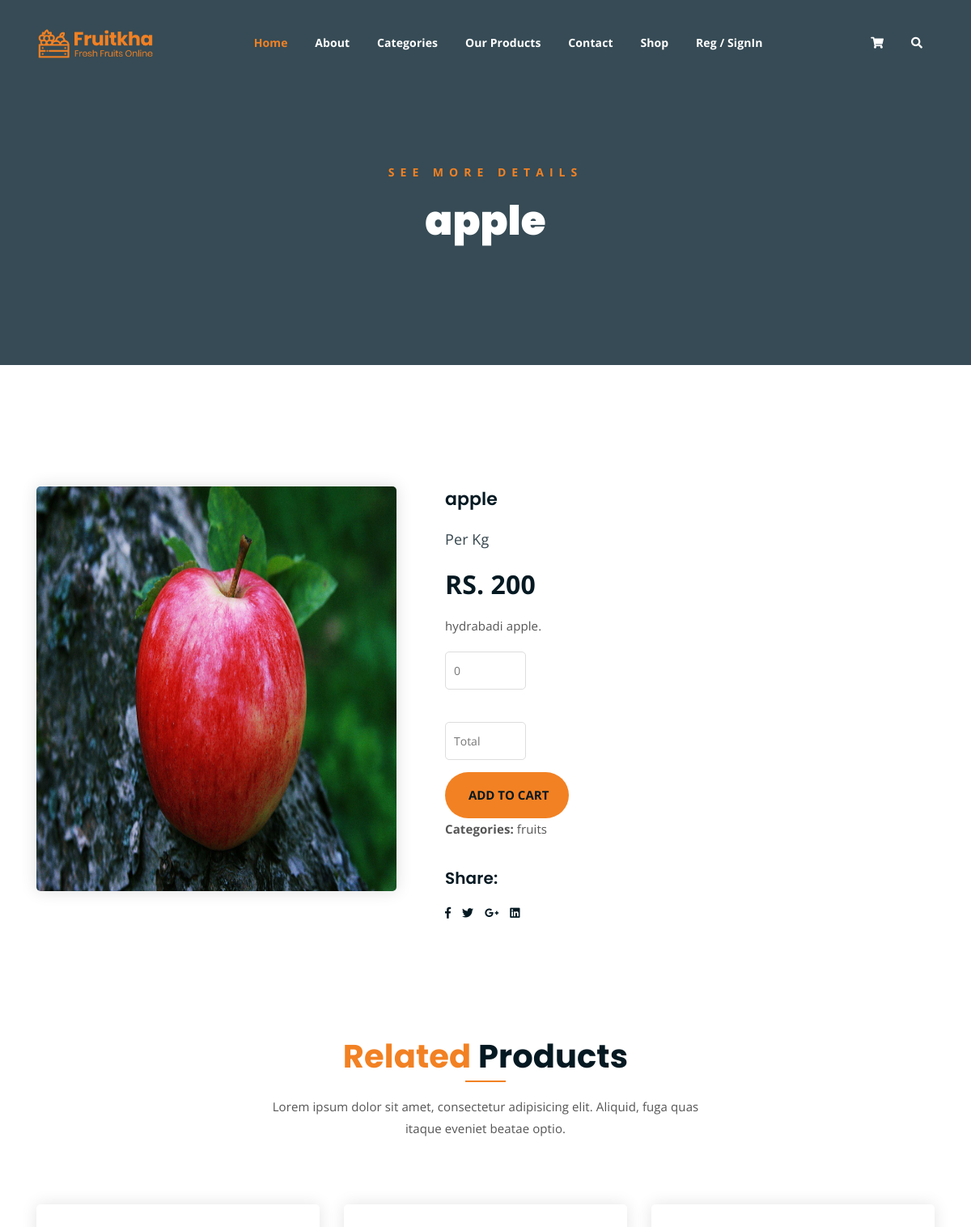
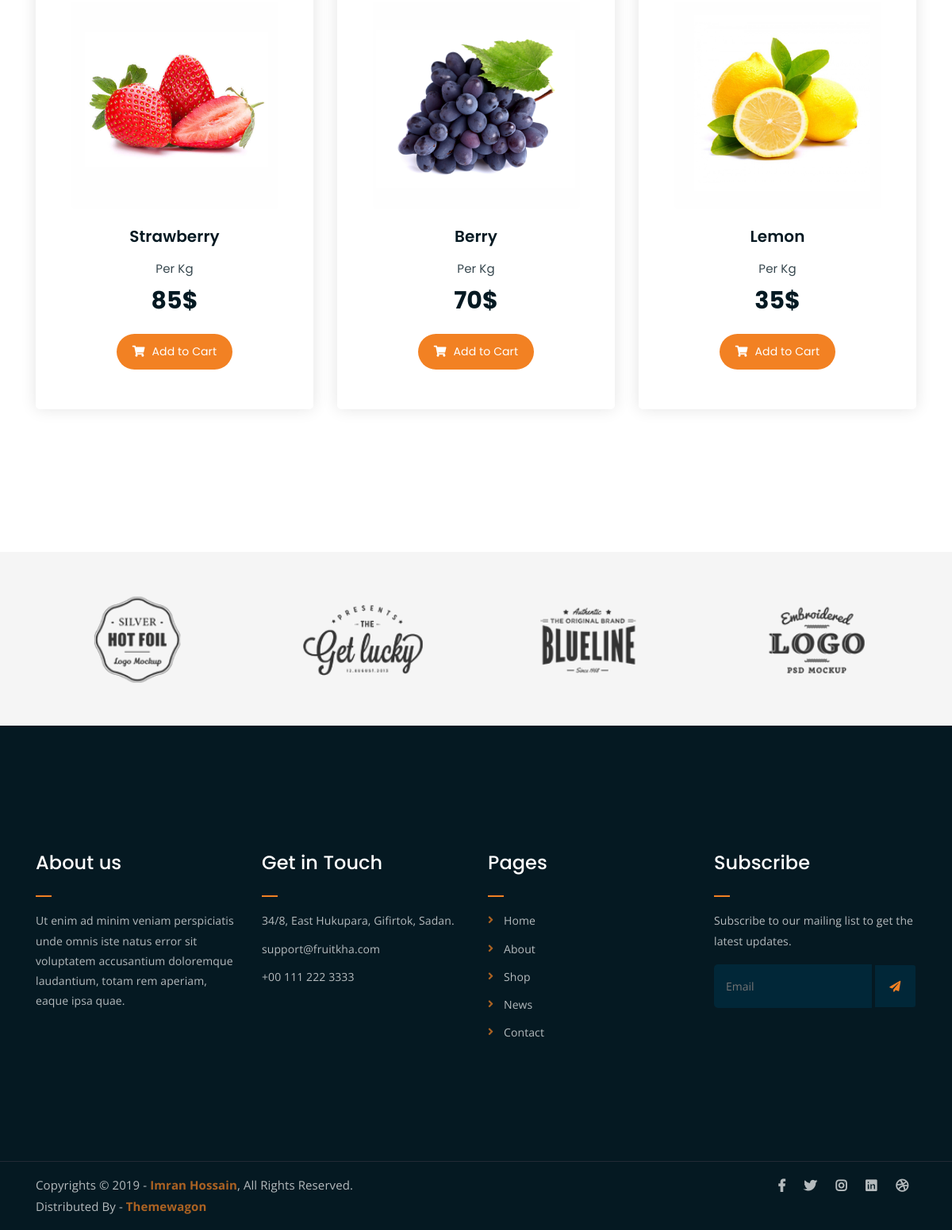
Screenshot of /sproduct/1 with the database file from the repository (2 pictures, top to bottom).
### Backend/models.py (models this page shows)
class productdb(models.Model):
    cname = models.CharField(max_length=100, null=True, blank=True)
    pname = models.CharField(max_length=100, null=True, blank=True)
    description = models.CharField(max_length=100, null=True, blank=True)
    price = models.IntegerField(null=True, blank=True)
    c_img = models.ImageField(upload_to="Category Images",null=True, blank=True)

### Webapp/views.py (the view)
# urls.py: path('sproduct/<int:Id>', views.sproduct, name="sproduct"),
def sproduct(req, Id):
    data = productdb.objects.filter(id=Id)
    cat = Category.objects.all()
    return render(req, "singleproduct.html", {'data': data, 'cat': cat})

### Webapp/templates/singleproduct.html (shortened to what this page needs)
<!DOCTYPE html>
{% load static %}
<html lang="en">
<head>
	<link rel="stylesheet" href="{% static 'assets/css/all.min.css' %}">
	<link rel="stylesheet" href="{% static 'assets/bootstrap/css/bootstrap.min.css' %}">
	<link rel="stylesheet" href="{% static 'assets/css/owl.carousel.css' %}">
	<link rel="stylesheet" href="{% static 'assets/css/magnific-popup.css' %}">
	<link rel="stylesheet" href="{% static 'assets/css/animate.css' %}">
	<link rel="stylesheet" href="{% static 'assets/css/meanmenu.min.css' %}">
	<link rel="stylesheet" href="{% static 'assets/css/main.css' %}">
	<link rel="stylesheet" href="{% static 'assets/css/responsive.css' %}">
</head>
<body>
	<div class="top-header-area" id="sticker">
		<div class="container">
			<div class="row">
				<div class="col-lg-12 col-sm-12 text-center">
					<div class="main-menu-wrap">
						<div class="site-logo">
							<a href="index.html">
								<img src="{% static 'assets/img/logo.png' %}" alt="">
							</a>
						</div>
						<nav class="main-menu">
							<ul>
								<li class="current-list-item"><a href="{% url 'homepage' %}">Home</a>
								</li>
								<li><a href="{% url 'about' %}">About</a></li>
								<li><a href="{% url 'category' %}">Categories</a>
								</li>
								<li><a href="{% url 'our_products' %}">Our Products</a></li>
								<li><a href="{% url 'contact' %}">Contact</a></li>
								<li><a href="{% url 'our_products' %}">Shop</a>
								</li>
								{% if request.session.username %}
									<li>
										<img src="{{ request.session.img }}" alt="User Image" style="width:30px; height:30px; border-radius:50%;">
										<a href="{% url 'customer_logout' %}">{{ request.session.username }} / SignOut</a>
									</li>
								{% else %}
									<li><a href="{% url 'customerlogin' %}">Reg / SignIn</a></li>
								{% endif %}
								<li>
									<div class="header-icons">
										<a class="shopping-cart" href="{% url 'cartpage' %}"><i class="fas fa-shopping-cart"></i></a>
										<a class="mobile-hide search-bar-icon" href="#"><i class="fas fa-search"></i></a>
									</div>
								</li>
							</ul>
						</nav>
					</div>
				</div>
			</div>
		</div>
	</div>
	<div class="breadcrumb-section breadcrumb-bg">
		<div class="container">
			<div class="row">
				<div class="col-lg-8 offset-lg-2 text-center">
					<div class="breadcrumb-text">
						<p>See more Details</p>
						{% for i in data  %}
						<h1>{{i.pname}}</h1>
						{% endfor %}
					</div>
				</div>
			</div>
		</div>
	</div>
	<div class="single-product mt-150 mb-150">
		<div class="container">
			<div class="row">
				{% for i in data %}
				<div class="col-md-5">
					<div class="single-product-img">
						<img src="{{i.c_img.url}}" height="500px" alt="">
					</div>
				</div>
				<div class="col-md-7">
					<div class="single-product-content">
						<h3>{{i.pname}}</h3>
						<p class="single-product-pricing"><span>Per Kg</span>RS. {{i.price}}</p>
						<p>{{i.description}}.</p>
						<div class="single-product-form">
							<form action="{% url 'addCart' %}" name="myform" method="post">
								<input type="number" placeholder="0" id="qty" name="quantity"><br><br>
								<input type="number" placeholder="Total" id="total" name="total"><br>
								<input class="boxed-btn" type="submit" value=" Add to Cart">
							</form>
							<p><strong>Categories: </strong>{{i.cname}}</p>
						</div>
						<h4>Share:</h4>
						<ul class="product-share">
							<li><a href=""><i class="fab fa-facebook-f"></i></a></li>
							<li><a href=""><i class="fab fa-twitter"></i></a></li>
							<li><a href=""><i class="fab fa-google-plus-g"></i></a></li>
							<li><a href=""><i class="fab fa-linkedin"></i></a></li>
						</ul>
					</div>
				</div>
				{% endfor %}
			</div>
		</div>
	</div>
	<div class="more-products mb-150">
		<div class="container">
			<div class="row">
				<div class="col-lg-8 offset-lg-2 text-center">
					<div class="section-title">
						<h3><span class="orange-text">Related</span> Products</h3>
						<p>Lorem ipsum dolor sit amet, consectetur adipisicing elit. Aliquid, fuga quas itaque eveniet beatae optio.</p>
					</div>
				</div>
			</div>
			<div class="row">
				<div class="col-lg-4 col-md-6 text-center">
					<div class="single-product-item">
						<div class="product-image">
							<a href="single-product.html"><img src="assets/img/products/product-img-1.jpg" alt=""></a>
						</div>
						<h3>Strawberry</h3>
						<p class="product-price"><span>Per Kg</span> 85$ </p>
						<a href="cart.html" class="cart-btn"><i class="fas fa-shopping-cart"></i> Add to Cart</a>
					</div>
				</div>
				<div class="col-lg-4 col-md-6 text-center">
					<div class="single-product-item">
						<div class="product-image">
							<a href="single-product.html"><img src="assets/img/products/product-img-2.jpg" alt=""></a>
						</div>
						<h3>Berry</h3>
						<p class="product-price"><span>Per Kg</span> 70$ </p>
						<a href="cart.html" class="cart-btn"><i class="fas fa-shopping-cart"></i> Add to Cart</a>
					</div>
				</div>
				<div class="col-lg-4 col-md-6 offset-lg-0 offset-md-3 text-center">
					<div class="single-product-item">
						<div class="product-image">
							<a href="single-product.html"><img src="assets/img/products/product-img-3.jpg" alt=""></a>
						</div>
						<h3>Lemon</h3>
						<p class="product-price"><span>Per Kg</span> 35$ </p>
						<a href="cart.html" class="cart-btn"><i class="fas fa-shopping-cart"></i> Add to Cart</a>
					</div>
				</div>
			</div>
		</div>
	</div>
	<div class="logo-carousel-section">
		<div class="container">
			<div class="row">
				<div class="col-lg-12">
					<div class="logo-carousel-inner">
						<div class="single-logo-item">
							<img src="assets/img/company-logos/1.png" alt="">
						</div>
						<div class="single-logo-item">
							<img src="assets/img/company-logos/2.png" alt="">
						</div>
						<div class="single-logo-item">
							<img src="assets/img/company-logos/3.png" alt="">
						</div>
						<div class="single-logo-item">
							<img src="assets/img/company-logos/4.png" alt="">
						</div>
					</div>
				</div>
			</div>
		</div>
	</div>
	<div class="footer-area">
		<div class="container">
			<div class="row">
				<div class="col-lg-3 col-md-6">
					<div class="footer-box about-widget">
						<h2 class="widget-title">About us</h2>
						<p>Ut enim ad minim veniam perspiciatis unde omnis iste natus error sit voluptatem accusantium doloremque laudantium, totam rem aperiam, eaque ipsa quae.</p>
					</div>
				</div>
				<div class="col-lg-3 col-md-6">
					<div class="footer-box get-in-touch">
						<h2 class="widget-title">Get in Touch</h2>
						<ul>
							<li>34/8, East Hukupara, Gifirtok, Sadan.</li>
							<li>support@fruitkha.com</li>
							<li>+00 111 222 3333</li>
						</ul>
					</div>
				</div>
				<div class="col-lg-3 col-md-6">
					<div class="footer-box pages">
						<h2 class="widget-title">Pages</h2>
						<ul>
							<li><a href="index.html">Home</a></li>
							<li><a href="about.html">About</a></li>
							<li><a href="services.html">Shop</a></li>
							<li><a href="news.html">News</a></li>
							<li><a href="contact.html">Contact</a></li>
						</ul>
					</div>
				</div>
				<div class="col-lg-3 col-md-6">
					<div class="footer-box subscribe">
						<h2 class="widget-title">Subscribe</h2>
						<p>Subscribe to our mailing list to get the latest updates.</p>
						<form action="index.html">
							<input type="email" placeholder="Email">
							<button type="submit"><i class="fas fa-paper-plane"></i></button>
						</form>
					</div>
				</div>
			</div>
		</div>
	</div>
	<div class="copyright">
		<div class="container">
			<div class="row">
				<div class="col-lg-6 col-md-12">
					<p>Copyrights &copy; 2019 - <a href="https://imransdesign.com/">Imran Hossain</a>,  All Rights Reserved.<br>
						Distributed By - <a href="https://themewagon.com/">Themewagon</a>
					</p>
				</div>
				<div class="col-lg-6 text-right col-md-12">
					<div class="social-icons">
						<ul>
							<li><a href="#" target="_blank"><i class="fab fa-facebook-f"></i></a></li>
							<li><a href="#" target="_blank"><i class="fab fa-twitter"></i></a></li>
							<li><a href="#" target="_blank"><i class="fab fa-instagram"></i></a></li>
							<li><a href="#" target="_blank"><i class="fab fa-linkedin"></i></a></li>
							<li><a href="#" target="_blank"><i class="fab fa-dribbble"></i></a></li>
						</ul>
					</div>
				</div>
			</div>
		</div>
	</div>
</body>
</html>

### rows the page displays
productdb: pname "apple", c_img (picture), price "200", description "hydrabadi apple", cname "fruits"
